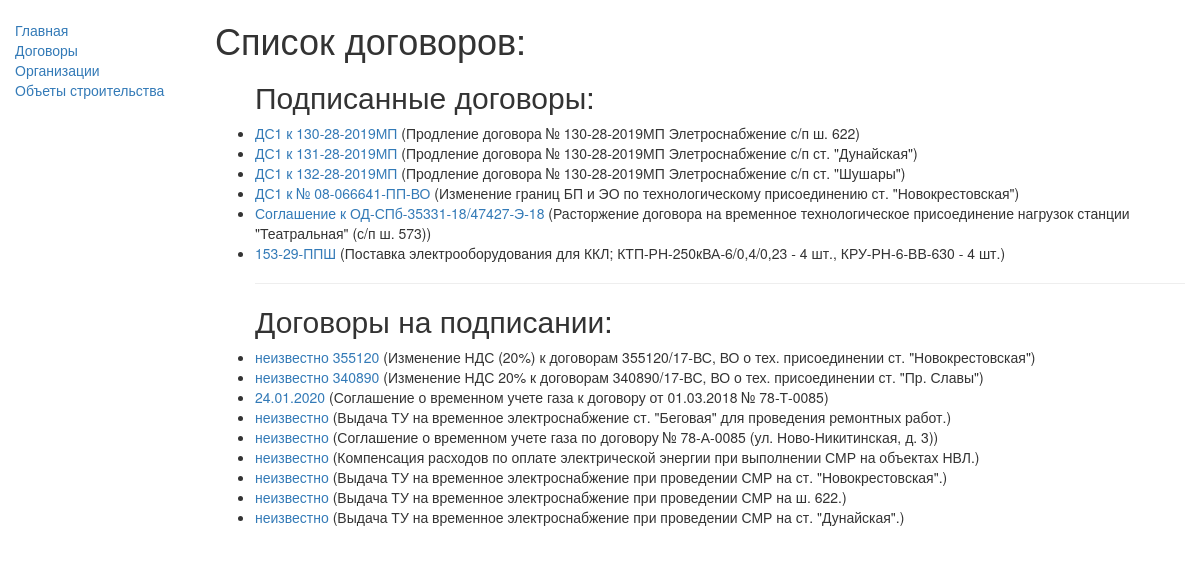
/catalog/contracts/, run on the app's committed database.
### catalog/models.py (models this page shows, shortened)
class Contract(models.Model):
    number = models.CharField(max_length=50, verbose_name="Номер договора")
    customer = models.ForeignKey('Company', on_delete=models.SET_NULL, null=True, verbose_name="Заказчик",
                                 related_name = 'Company_customer')
    executor = models.ForeignKey('Company', on_delete=models.SET_NULL, null=True, verbose_name="Исполнитель",
                                 related_name = 'Company_executor')
    subject_of_contract = models.TextField(max_length=500, verbose_name="Предмет договора")
    contract_time = models.DateField(null=True, blank=True, verbose_name="Срок действия договора")
    date_of_conclusion = models.DateField(null=True, blank=True, verbose_name="Дата заключения договора")
    status = (
        ('s', 'Подписан'),
        ('o', 'На подписании'),
        ('c', 'Аннулирован'),
        ('t', 'Расторгнут'),
    )
    contract_status = models.CharField(max_length=13, choices=status, default='o', verbose_name="Статус договора")
    constr_object = models.ForeignKey('ConstructionObject', on_delete=models.SET_NULL, null=True,
                                      verbose_name="Объект строительства",
                                      related_name = 'ConstructionObject_constr_object')
    num_work_note = models.IntegerField(null=True, blank=True, verbose_name="Номер служебной записки")
    date_work_note = models.DateField(null=True, blank=True, verbose_name="Дата служебной записки")
    publish = models.DateTimeField(auto_now_add=True, verbose_name="Дата создания записи") # дата создания записи (не видна в админке)
    person_name = (
        ('1', 'Павлышко Екатерина Сергеевна'),
        ('2', 'Пуленкова Римма Николаевна'),
        ('3', 'Бочков Максим Александрович'),
        ('4', 'Великородная Оксана Леонидовна')
    )
    person = models.CharField(max_length=20, choices=person_name, default='Павлышко Е. С.', verbose_name="Контактное лицо ДО")
    class Meta:
        ordering = ["contract_status"] # сортировка договоров по статусу
    def get_absolute_url(self):
        return reverse('contract-detail', args=[str(self.id)])

### catalog/views.py (the view)
class ContractListView(generic.ListView):
    model = Contract

### catalog/templates/catalog/contract_list.html
{% extends "base_generic.html" %}
{% block content %}
    <h1>Список договоров: </h1>
    {% if contract_list %}
    <ul>
      <h2>Подписанные договоры:</h2>
      {% for contract in contract_list %}
        {% if contract.contract_status == 's' %}
        <li>
          <a href="{{ contract.get_absolute_url }}">{{ contract.number }}</a> ({{contract.subject_of_contract}})
        </li>
        {% endif %}
      {% endfor %}
      <hr>
      <h2>Договоры на подписании:</h2>
      {% for contract in contract_list %}
        {% if contract.contract_status == 'o' %}
        <li>
          <a href="{{ contract.get_absolute_url }}">{{ contract.number }}</a> ({{contract.subject_of_contract}})
        </li>
        {% endif %}
      {% endfor %}
    </ul>
    {% else %}
      <p>Договоры отсутствуют</p>
    {% endif %}
{% endblock %}

### data on the page
Contract: number "ДС1 к 130-28-2019МП", subject_of_contract "Продление договора № 130-28-2019МП Элетроснабжение с/п ш. 622"
Contract: number "ДС1 к 131-28-2019МП", subject_of_contract "Продление договора № 130-28-2019МП Элетроснабжение с/п ст. \"Дунайская\""
Contract: number "ДС1 к 132-28-2019МП", subject_of_contract "Продление договора № 130-28-2019МП Элетроснабжение с/п ст. \"Шушары\""
Contract: number "ДС1 к № 08-066641-ПП-ВО", subject_of_contract "Изменение границ БП и ЭО по технологическому присоединению ст. \"Новокрестовская\""
Contract: number "Соглашение к ОД-СПб-35331-18/47427-Э-18", subject_of_contract "Расторжение договора на временное технологическое присоединение нагрузок станции \"Театральная\" (с/п ш. 573)"
Contract: number "153-29-ППШ", subject_of_contract "Поставка электрооборудования для ККЛ; КТП-РН-250кВА-6/0,4/0,23 - 4 шт., КРУ-РН-6-ВВ-630 - 4 шт."
Contract: number "неизвестно 355120", subject_of_contract "Изменение НДС (20%) к договорам 355120/17-ВС, ВО о тех. присоединении ст. \"Новокрестовская\""
Contract: number "неизвестно 340890", subject_of_contract "Изменение НДС 20% к договорам 340890/17-ВС, ВО о тех. присоединении ст. \"Пр. Славы\""
Contract: number "24.01.2020", subject_of_contract "Соглашение о временном учете газа к договору от 01.03.2018 № 78-Т-0085"
Contract: number "неизвестно", subject_of_contract "Выдача ТУ на временное электроснабжение ст. \"Беговая\" для проведения ремонтных работ."
Contract: number "неизвестно", subject_of_contract "Соглашение о временном учете газа по договору № 78-А-0085 (ул. Ново-Никитинская, д. 3)"
Contract: number "неизвестно", subject_of_contract "Компенсация расходов по оплате электрической энергии при выполнении СМР на объектах НВЛ."
Contract: number "неизвестно", subject_of_contract "Выдача ТУ на временное электроснабжение при проведении СМР на ст. \"Новокрестовская\"."
Contract: number "неизвестно", subject_of_contract "Выдача ТУ на временное электроснабжение при проведении СМР на ш. 622."
Contract: number "неизвестно", subject_of_contract "Выдача ТУ на временное электроснабжение при проведении СМР на ст. \"Дунайская\"."
